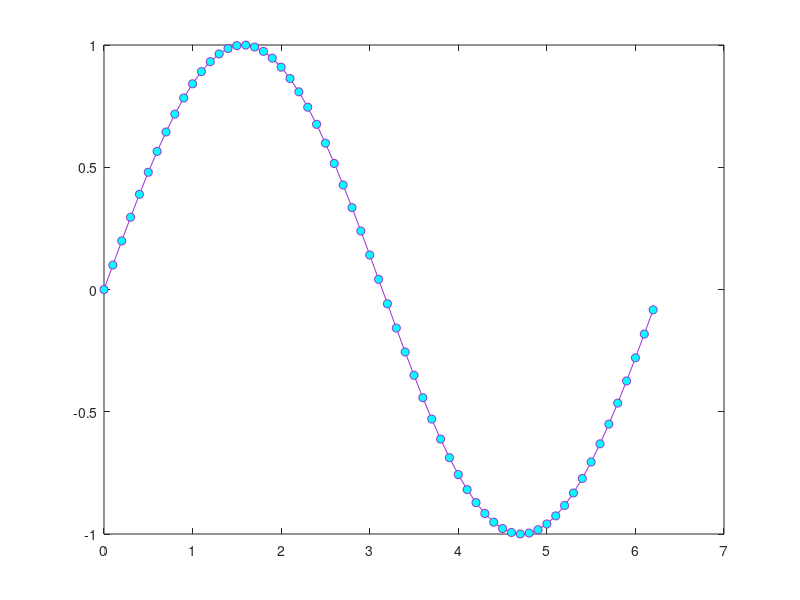

Recreate this plot in MATLAB.
%% Specify Colors

x = 0:0.1:2*pi;
y = sin(x);
plot(x,y)

% Task 1
plot(x,y,"Color","k")

% Task 2
plot(x,y,"Color",[0.5 0.6 0])

% Task 3
plot(x,y,"o-","Color",[0.6 0.2 0.8],"MarkerEdgeColor","c")

% Task 4
plot(x,y,"o-","Color",[0.6 0.2 0.8],"MarkerFaceColor","c")
